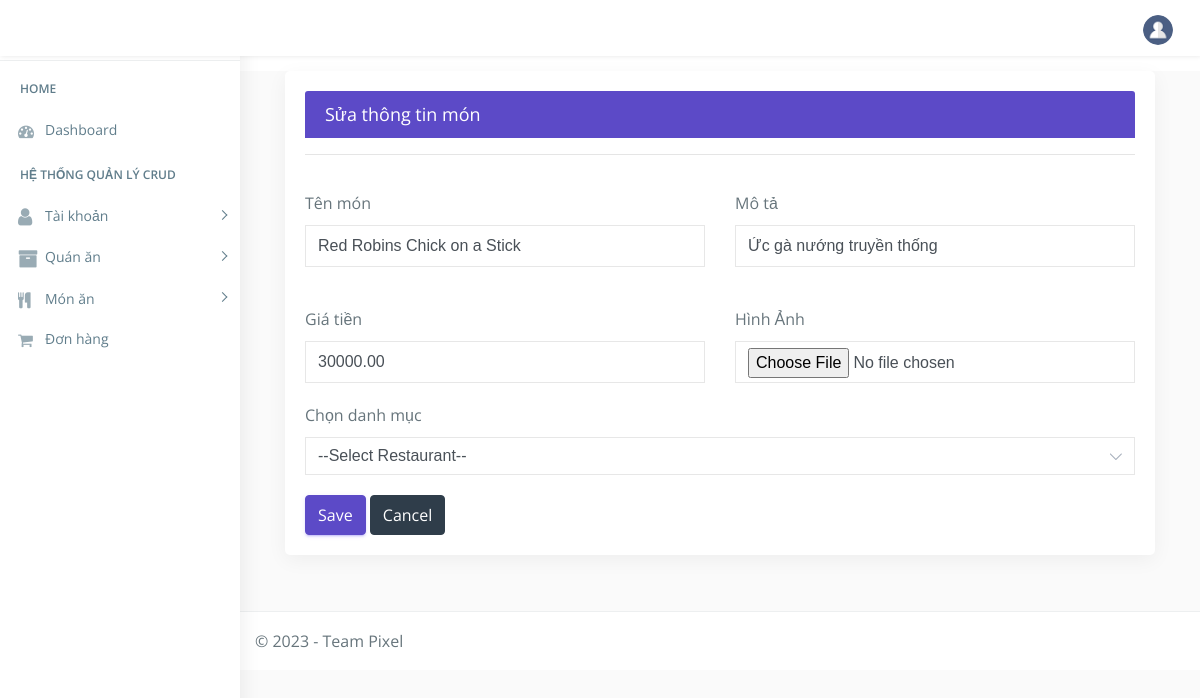
The app's page /admin/update_menu.php?menu_upd=14 with its own data.
### tables this page shows
CREATE TABLE `dishes` (
  `d_id` int(222) NOT NULL,
  `rs_id` int(222) NOT NULL,
  `title` varchar(222) NOT NULL,
  `slogan` varchar(222) NOT NULL,
  `price` decimal(10,2) NOT NULL,
  `img` varchar(222) NOT NULL
);

### admin/update_menu.php (the view, shortened to what this page needs)
<!DOCTYPE html>
<html lang="en">
<?php
include("../connection/connect.php");
?>
<head>
    <link href="css/lib/bootstrap/bootstrap.min.css" rel="stylesheet">
    <link href="css/helper.css" rel="stylesheet">
    <link href="css/style.css" rel="stylesheet">
</head>
<body class="fix-header">
    <div id="main-wrapper">
        <div class="header">
            <nav class="navbar top-navbar navbar-expand-md navbar-light">
                <div class="navbar-collapse">
                    <ul class="navbar-nav my-lg-0">
                        <li class="nav-item dropdown">
                            <a class="nav-link dropdown-toggle text-muted  "
                                href="#" data-toggle="dropdown"
                                aria-haspopup="true" aria-expanded="false"><img
                                    src="images/bookingSystem/user-icn.png"
                                    alt="user" class="profile-pic" /></a>
                        </li>
                    </ul>
                </div>
            </nav>
        </div>
        <div class="left-sidebar">
            <div class="scroll-sidebar">
                <nav class="sidebar-nav">
                    <ul id="sidebarnav">
                        <li class="nav-devider"></li>
                        <li class="nav-label">Home</li>
                        <li> <a href="dashboard.php"><i
                                    class="fa fa-tachometer"></i><span>Dashboard</span></a>
                        </li>
                        <li class="nav-label">Hệ thống quản lý CRUD</li>
                        <li> <a class="has-arrow  " href="#"
                                aria-expanded="false"><i
                                    class="fa fa-user f-s-20 color-warning"></i><span
                                    class="hide-menu">Tài khoản</span></a>
                        </li>
                        <li> <a class="has-arrow  " href="#"
                                aria-expanded="false"><i
                                    class="fa fa-archive f-s-20 color-warning"></i><span
                                    class="hide-menu">Quán ăn</span></a>
                        </li>
                        <li> <a class="has-arrow  " href="#"
                                aria-expanded="false"><i class="fa fa-cutlery"
                                    aria-hidden="true"></i><span
                                    class="hide-menu">Món ăn</span></a>
                        </li>
                        <li> <a href="all_orders.php"><i
                                    class="fa fa-shopping-cart"
                                    aria-hidden="true"></i><span>Đơn
                                    hàng</span></a></li>
                    </ul>
                </nav>
            </div>
        </div>
        <div class="page-wrapper">
            <div class="container-fluid">
                <div class="col-lg-12">
                    <div class="card card-outline-primary">
                        <div class="card-header">
                            <h4 class="m-b-0 text-white">Sửa thông tin món</h4>
                        </div>
                        <div class="card-body">
                            <form action='' method='post'
                                enctype="multipart/form-data">
                                <div class="form-body">
                                    <?php $qml = "select * from dishes where d_id='$_GET[menu_upd]'";
                                    $rest = mysqli_query($db, $qml);
                                    $roww = mysqli_fetch_array($rest);
                                    ?>
                                    <hr>
                                    <div class="row p-t-20">
                                        <div class="col-md-6">
                                            <div class="form-group">
                                                <label class="control-label">Tên
                                                    món</label>
                                                <input type="text" name="d_name"
                                                    value="<?php echo $roww['title']; ?>"
                                                    class="form-control"
                                                    placeholder="Morzirella">
                                            </div>
                                        </div>
                                        <div class="col-md-6">
                                            <div class="form-group has-danger">
                                                <label class="control-label">Mô
                                                    tả</label>
                                                <input type="text" name="about"
                                                    value="<?php echo $roww['slogan']; ?>"
                                                    class="form-control form-control-danger"
                                                    placeholder="slogan">
                                            </div>
                                        </div>
                                    </div>
                                    <div class="row p-t-20">
                                        <div class="col-md-6">
                                            <div class="form-group">
                                                <label class="control-label">Giá
                                                    tiền </label>
                                                <input type="text" name="price"
                                                    value="<?php echo $roww['price']; ?>"
                                                    class="form-control"
                                                    placeholder="$">
                                            </div>
                                        </div>
                                        <div class="col-md-6">
                                            <div class="form-group has-danger">
                                                <label
                                                    class="control-label">Hình
                                                    Ảnh</label>
                                                <input type="file" name="file"
                                                    id="lastName"
                                                    class="form-control form-control-danger"
                                                    placeholder="12n">
                                            </div>
                                        </div>
                                    </div>
                                    <div class="row">
                                        <div class="col-md-12">
                                            <div class="form-group">
                                                <label
                                                    class="control-label">Chọn
                                                    danh mục</label>
                                                <select name="res_name"
                                                    class="form-control custom-select"
                                                    data-placeholder="Choose a Category"
                                                    tabindex="1">
                                                    <option>--Select
                                                        Restaurant--</option>
                                                </select>
                                            </div>
                                        </div>
                                    </div>
                                </div>
                        </div>
                        <div class="form-actions">
                            <input type="submit" name="submit"
                                class="btn btn-primary" value="Save">
                            <a href="all_menu.php"
                                class="btn btn-inverse">Cancel</a>
                        </div>
                    </div>
                </div>
            </div>
            <footer class="footer"> © 2023 - Team Pixel </footer>
        </div>
    </div>
</body>
</html>

### admin/css/helper.css (style rules this page uses)
.f-s-20 { font-size: 20px!important; }
.m-b-0 { margin-bottom: 0px!important; }
.p-t-20 { padding-top: 20px!important; }

### records on screen
dishes: d_name "Red Robins Chick on a Stick", about "Ức gà nướng truyền thống", price "30000.00"
